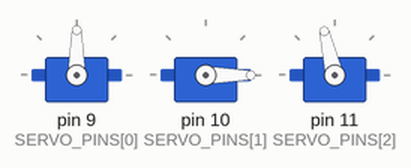
A sketch run on a simulated Arduino Uno, built with avr-gcc and run on an emulated ATmega328P. Parts: 3 × servo. What the sketch prints to the serial monitor is not drawn.

Above: at 0.3 s.
Timing chart, 0 to 1.8 s (numbered marks = the images above):
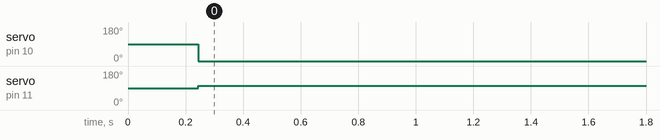

The sketch:

ik_poe_nr_3dof.ino
```cpp
// snippet: ik_poe_nr_3dof
// tags: kinematics, ik, inverse-kinematics, poe, product-of-exponentials, newton-raphson, numerical-ik, jacobian, 3dof, arm
// not-tags: dh, denavit-hartenberg, geometric-ik, analytical-ik, 2dof, planar, romi32u4
// boards: avr, megaavr, nano33iot, rp2040
// library: Servo
// description: 3-DOF numerical inverse kinematics using Product of Exponentials + Newton-Raphson.
//   FK via PoE twist exponentials evaluated at each NR iteration.
//   Numerical Jacobian by finite differences (no symbolic derivatives needed).
//   Position-only IK (XYZ target). For 3-DOF the Jacobian is 3x3 so J-pseudo = J-inverse.
//   Update rule: delta_theta = J_inv * (x_desired - x_current).
//   Converges in 5-15 iterations for reachable targets.
//   Same twist/g0 configuration as fk_poe_3dof — change twists for your arm geometry.
// prompts: numerical IK Newton-Raphson, PoE inverse kinematics, iterative IK solver, Jacobian IK robot arm, Newton-Raphson IK twist, numerical inverse kinematics 3DOF
// exact-include: Servo.h, math.h

#include <Servo.h>
#include <math.h>

// ---- CONFIGURE: geometry (same as FK snippet) ----
#define ARM_L1 100.0f
#define ARM_L2 130.0f
#define ARM_L3 110.0f
#define N_JOINTS 3

const float XI[N_JOINTS][6] = {
  {0, 0, 0,  0, 0, 1},
  {-ARM_L1, 0, 0,  0, 1, 0},
  {-ARM_L1, 0, ARM_L2,  0, 1, 0}
};

float G0[4][4] = {
  {1, 0, 0, ARM_L2 + ARM_L3},
  {0, 1, 0, 0},
  {0, 0, 1, ARM_L1},
  {0, 0, 0, 1}
};

// ---- CONFIGURE: servos ----
Servo servos[N_JOINTS];
const uint8_t SERVO_PINS[] = {9, 10, 11};
const float SERVO_OFFSET[] = {90, 0, 0};  // degrees offset: theta=0 -> servo at this angle

// ---- CONFIGURE: NR solver parameters ----
const int   NR_MAX_ITER = 20;
const float NR_TOL      = 1.0f;     // mm convergence tolerance
const float NR_EPS      = 0.001f;   // radians for numerical Jacobian

// ---- 4x4 matrix helpers ----
void mat4_eye(float M[4][4]) {
  memset(M, 0, 16 * sizeof(float));
  M[0][0] = M[1][1] = M[2][2] = M[3][3] = 1.0f;
}

void mat4_mul(const float A[4][4], const float B[4][4], float C[4][4]) {
  float tmp[4][4];
  for (int i = 0; i < 4; i++)
    for (int j = 0; j < 4; j++) {
      tmp[i][j] = 0;
      for (int k = 0; k < 4; k++)
        tmp[i][j] += A[i][k] * B[k][j];
    }
  memcpy(C, tmp, 16 * sizeof(float));
}

void rodrigues(const float w[3], float th, float R[3][3]) {
  float S[3][3] = {
    { 0,    -w[2],  w[1]},
    { w[2],  0,    -w[0]},
    {-w[1],  w[0],  0   }
  };
  float st = sin(th), ct = cos(th);
  for (int i = 0; i < 3; i++)
    for (int j = 0; j < 3; j++) {
      float s2 = S[i][0]*S[0][j] + S[i][1]*S[1][j] + S[i][2]*S[2][j];
      R[i][j] = (i == j ? 1.0f : 0.0f) + st * S[i][j] + (1.0f - ct) * s2;
    }
}

void twist_exp(const float xi[6], float th, float T[4][4]) {
  const float *v = xi, *w = xi + 3;
  float R[3][3];
  rodrigues(w, th, R);
  float wv[3] = {w[1]*v[2]-w[2]*v[1], w[2]*v[0]-w[0]*v[2], w[0]*v[1]-w[1]*v[0]};
  float wdv = w[0]*v[0] + w[1]*v[1] + w[2]*v[2];
  for (int i = 0; i < 3; i++) {
    float Rwv = R[i][0]*wv[0] + R[i][1]*wv[1] + R[i][2]*wv[2];
    T[i][3] = wv[i] - Rwv + w[i]*wdv*th;
    for (int j = 0; j < 3; j++) T[i][j] = R[i][j];
  }
  T[3][0] = T[3][1] = T[3][2] = 0; T[3][3] = 1;
}

// FK: returns 4x4 transform
void computeFK(const float theta[], float T[4][4]) {
  mat4_eye(T);
  for (int j = 0; j < N_JOINTS; j++) {
    float Tj[4][4], tmp[4][4];
    twist_exp(XI[j], theta[j], Tj);
    memcpy(tmp, T, 64); mat4_mul(tmp, Tj, T);
  }
  float tmp[4][4];
  memcpy(tmp, T, 64); mat4_mul(tmp, G0, T);
}

// FK: returns position only
void fkPos(const float theta[], float pos[3]) {
  float T[4][4];
  computeFK(theta, T);
  pos[0] = T[0][3]; pos[1] = T[1][3]; pos[2] = T[2][3];
}

// 3x3 matrix inversion (cofactor method); returns false if singular
bool invert3(const float M[3][3], float Inv[3][3]) {
  float det = M[0][0]*(M[1][1]*M[2][2] - M[1][2]*M[2][1])
            - M[0][1]*(M[1][0]*M[2][2] - M[1][2]*M[2][0])
            + M[0][2]*(M[1][0]*M[2][1] - M[1][1]*M[2][0]);
  if (fabs(det) < 1e-8f) return false;
  float d = 1.0f / det;
  Inv[0][0] =  (M[1][1]*M[2][2] - M[1][2]*M[2][1]) * d;
  Inv[0][1] = -(M[0][1]*M[2][2] - M[0][2]*M[2][1]) * d;
  Inv[0][2] =  (M[0][1]*M[1][2] - M[0][2]*M[1][1]) * d;
  Inv[1][0] = -(M[1][0]*M[2][2] - M[1][2]*M[2][0]) * d;
  Inv[1][1] =  (M[0][0]*M[2][2] - M[0][2]*M[2][0]) * d;
  Inv[1][2] = -(M[0][0]*M[1][2] - M[0][2]*M[1][0]) * d;
  Inv[2][0] =  (M[1][0]*M[2][1] - M[1][1]*M[2][0]) * d;
  Inv[2][1] = -(M[0][0]*M[2][1] - M[0][1]*M[2][0]) * d;
  Inv[2][2] =  (M[0][0]*M[1][1] - M[0][1]*M[1][0]) * d;
  return true;
}

// Newton-Raphson IK: modifies theta in-place; returns true on convergence
bool solveIK(const float target[3], float theta[]) {
  for (int iter = 0; iter < NR_MAX_ITER; iter++) {
    float pos[3];
    fkPos(theta, pos);
    float dx[3] = {target[0]-pos[0], target[1]-pos[1], target[2]-pos[2]};
    float err = sqrt(dx[0]*dx[0] + dx[1]*dx[1] + dx[2]*dx[2]);
    if (err < NR_TOL) return true;

    // Numerical Jacobian: J[:,j] = (FK(theta+eps*ej) - FK(theta)) / eps
    float J[3][3];
    for (int j = 0; j < N_JOINTS; j++) {
      float th_p[N_JOINTS];
      memcpy(th_p, theta, N_JOINTS * sizeof(float));
      th_p[j] += NR_EPS;
      float pp[3];
      fkPos(th_p, pp);
      for (int i = 0; i < 3; i++)
        J[i][j] = (pp[i] - pos[i]) / NR_EPS;
    }

    float Jinv[3][3];
    if (!invert3(J, Jinv)) return false;  // near singularity

    for (int j = 0; j < N_JOINTS; j++) {
      float dth = Jinv[j][0]*dx[0] + Jinv[j][1]*dx[1] + Jinv[j][2]*dx[2];
      theta[j] += dth;
    }
  }
  return false;
}

void setup() {
  Serial.begin(9600);
  for (int i = 0; i < N_JOINTS; i++)
    servos[i].attach(SERVO_PINS[i]);
}

void loop() {
  // Example: reach toward target position (mm)
  float target[3] = {150.0f, 0.0f, 100.0f};
  float theta[N_JOINTS] = {0, PI / 4, PI / 4};  // initial guess

  if (solveIK(target, theta)) {
    for (int i = 0; i < N_JOINTS; i++) {
      int deg = constrain((int)(theta[i] * 180.0f / PI + SERVO_OFFSET[i]), 0, 180);
      servos[i].write(deg);
    }
    Serial.print("IK OK:");
    for (int i = 0; i < N_JOINTS; i++) {
      Serial.print(" "); Serial.print(theta[i] * 180.0f / PI, 1);
    }
    Serial.println(" deg");
  } else {
    Serial.println("IK failed (singular or unreachable)");
  }
  delay(2000);
}
```

Measured:
- by itself, servo on pin 10 (SERVO_PINS[1]): 90° → 0° at 0.24 s
- by itself, servo on pin 11 (SERVO_PINS[2]): 90° → 103° at 0.24 s
